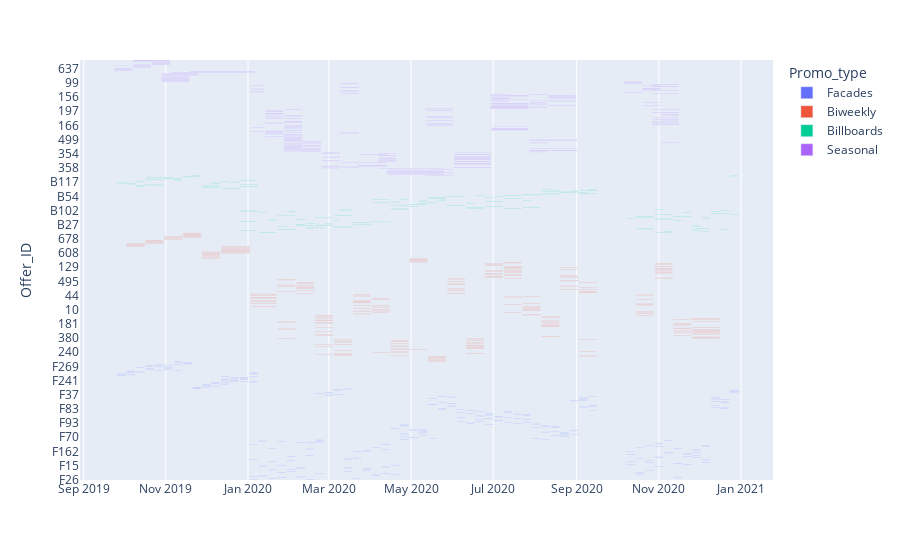

Notebook source saved alongside this figure:
### Code cell
fig = px.timeline(offers_dates, x_start="start_date", x_end="end_date", y="Offer_ID", color="Promo_type")
#fig.update_yaxes(autorange="reversed") # otherwise tasks are listed from the bottom up
fig.show()
